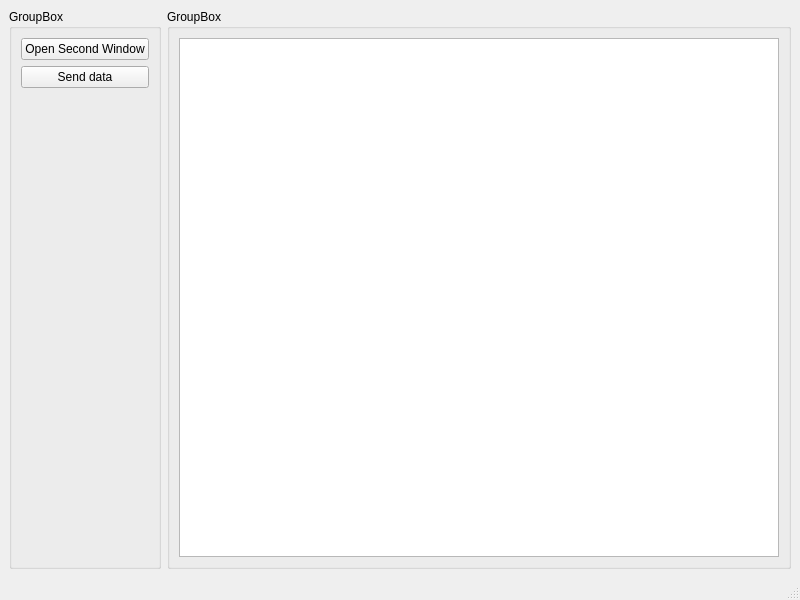
<?xml version="1.0" encoding="UTF-8"?>
<ui version="4.0">
 <class>MainWindow</class>
 <widget class="QMainWindow" name="MainWindow">
  <property name="geometry">
   <rect>
    <x>0</x>
    <y>0</y>
    <width>800</width>
    <height>600</height>
   </rect>
  </property>
  <property name="windowTitle">
   <string>MainWindow</string>
  </property>
  <widget class="QWidget" name="centralwidget">
   <layout class="QGridLayout" name="gridLayout">
    <item row="0" column="1">
     <widget class="QGroupBox" name="groupBox_2">
      <property name="title">
       <string>GroupBox</string>
      </property>
      <layout class="QVBoxLayout" name="verticalLayout_2">
       <item>
        <widget class="QListWidget" name="LW_result"/>
       </item>
      </layout>
     </widget>
    </item>
    <item row="0" column="0">
     <widget class="QGroupBox" name="groupBox">
      <property name="title">
       <string>GroupBox</string>
      </property>
      <layout class="QVBoxLayout" name="verticalLayout">
       <item>
        <widget class="QPushButton" name="PB_openWindow">
         <property name="text">
          <string>Open Second Window</string>
         </property>
        </widget>
       </item>
       <item>
        <widget class="QPushButton" name="pushButton">
         <property name="text">
          <string>Send data</string>
         </property>
        </widget>
       </item>
       <item>
        <spacer name="verticalSpacer">
         <property name="orientation">
          <enum>Qt::Vertical</enum>
         </property>
         <property name="sizeHint" stdset="0">
          <size>
           <width>20</width>
           <height>40</height>
          </size>
         </property>
        </spacer>
       </item>
      </layout>
     </widget>
    </item>
   </layout>
  </widget>
  <widget class="QMenuBar" name="menubar">
   <property name="geometry">
    <rect>
     <x>0</x>
     <y>0</y>
     <width>800</width>
     <height>21</height>
    </rect>
   </property>
  </widget>
  <widget class="QStatusBar" name="statusbar"/>
 </widget>
 <resources/>
 <connections/>
</ui>
